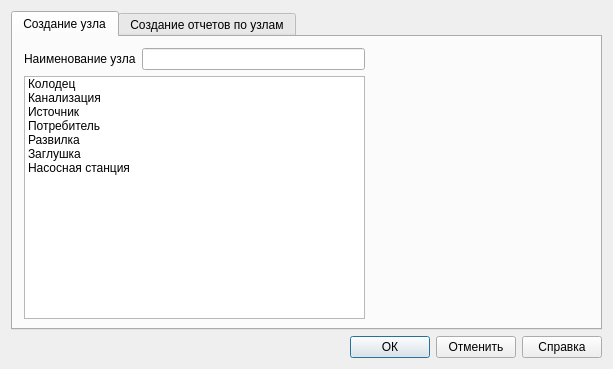
<?xml version="1.0" encoding="UTF-8"?>
<ui version="4.0">
 <class>Dialog</class>
 <widget class="QDialog" name="Dialog">
  <property name="geometry">
   <rect>
    <x>0</x>
    <y>0</y>
    <width>613</width>
    <height>369</height>
   </rect>
  </property>
  <property name="minimumSize">
   <size>
    <width>613</width>
    <height>369</height>
   </size>
  </property>
  <property name="maximumSize">
   <size>
    <width>613</width>
    <height>369</height>
   </size>
  </property>
  <property name="windowTitle">
   <string>Dialog</string>
  </property>
  <layout class="QGridLayout" name="gridLayout_3">
   <item row="1" column="0">
    <layout class="QGridLayout" name="gridLayout_2">
     <item row="0" column="1">
      <layout class="QGridLayout" name="gridLayout">
       <item row="0" column="0">
        <widget class="QPushButton" name="btn_ctrl_ok">
         <property name="text">
          <string>ОК</string>
         </property>
        </widget>
       </item>
       <item row="0" column="1">
        <widget class="QPushButton" name="btn_ctrl_cls">
         <property name="text">
          <string>Отменить</string>
         </property>
        </widget>
       </item>
       <item row="0" column="2">
        <widget class="QPushButton" name="btn_ctrl_help">
         <property name="text">
          <string>Справка</string>
         </property>
        </widget>
       </item>
      </layout>
     </item>
     <item row="0" column="0">
      <spacer name="horizontalSpacer">
       <property name="orientation">
        <enum>Qt::Horizontal</enum>
       </property>
       <property name="sizeHint" stdset="0">
        <size>
         <width>40</width>
         <height>20</height>
        </size>
       </property>
      </spacer>
     </item>
    </layout>
   </item>
   <item row="0" column="0">
    <widget class="QTabWidget" name="tb_options_uzlov">
     <property name="currentIndex">
      <number>0</number>
     </property>
     <widget class="QWidget" name="tab_create_uzel">
      <attribute name="title">
       <string>Создание узла</string>
      </attribute>
      <widget class="QWidget" name="">
       <property name="geometry">
        <rect>
         <x>11</x>
         <y>11</y>
         <width>341</width>
         <height>271</height>
        </rect>
       </property>
       <layout class="QVBoxLayout" name="verticalLayout">
        <item>
         <layout class="QHBoxLayout" name="horizontalLayout">
          <item>
           <widget class="QLabel" name="label">
            <property name="text">
             <string>Наименование узла</string>
            </property>
           </widget>
          </item>
          <item>
           <widget class="QLineEdit" name="edt_name_uzel"/>
          </item>
         </layout>
        </item>
        <item>
         <widget class="QListWidget" name="lst_type_uzel">
          <item>
           <property name="text">
            <string>Колодец</string>
           </property>
          </item>
          <item>
           <property name="text">
            <string>Канализация</string>
           </property>
          </item>
          <item>
           <property name="text">
            <string>Источник</string>
           </property>
          </item>
          <item>
           <property name="text">
            <string>Потребитель</string>
           </property>
          </item>
          <item>
           <property name="text">
            <string>Развилка</string>
           </property>
          </item>
          <item>
           <property name="text">
            <string>Заглушка</string>
           </property>
          </item>
          <item>
           <property name="text">
            <string>Насосная станция</string>
           </property>
          </item>
         </widget>
        </item>
       </layout>
      </widget>
     </widget>
     <widget class="QWidget" name="tab">
      <attribute name="title">
       <string>Создание отчетов по узлам</string>
      </attribute>
      <widget class="QWidget" name="">
       <property name="geometry">
        <rect>
         <x>11</x>
         <y>11</y>
         <width>341</width>
         <height>271</height>
        </rect>
       </property>
       <layout class="QVBoxLayout" name="verticalLayout_2">
        <item>
         <layout class="QHBoxLayout" name="horizontalLayout_2">
          <item>
           <widget class="QLabel" name="label_2">
            <property name="text">
             <string>Наименование отчета</string>
            </property>
           </widget>
          </item>
          <item>
           <widget class="QLineEdit" name="edt_name_support"/>
          </item>
         </layout>
        </item>
        <item>
         <widget class="QListWidget" name="lst_type_support">
          <item>
           <property name="text">
            <string>Количество узлов</string>
           </property>
          </item>
          <item>
           <property name="text">
            <string>Количество колодцев</string>
           </property>
          </item>
          <item>
           <property name="text">
            <string>Количество канализаций</string>
           </property>
          </item>
          <item>
           <property name="text">
            <string>Количесвто источников</string>
           </property>
          </item>
          <item>
           <property name="text">
            <string>Количество потребителей</string>
           </property>
          </item>
          <item>
           <property name="text">
            <string>Количество развилок</string>
           </property>
          </item>
          <item>
           <property name="text">
            <string>Количество заглешек</string>
           </property>
          </item>
          <item>
           <property name="text">
            <string>Количество насосных станций</string>
           </property>
          </item>
         </widget>
        </item>
       </layout>
      </widget>
     </widget>
    </widget>
   </item>
  </layout>
 </widget>
 <resources/>
 <connections/>
</ui>
